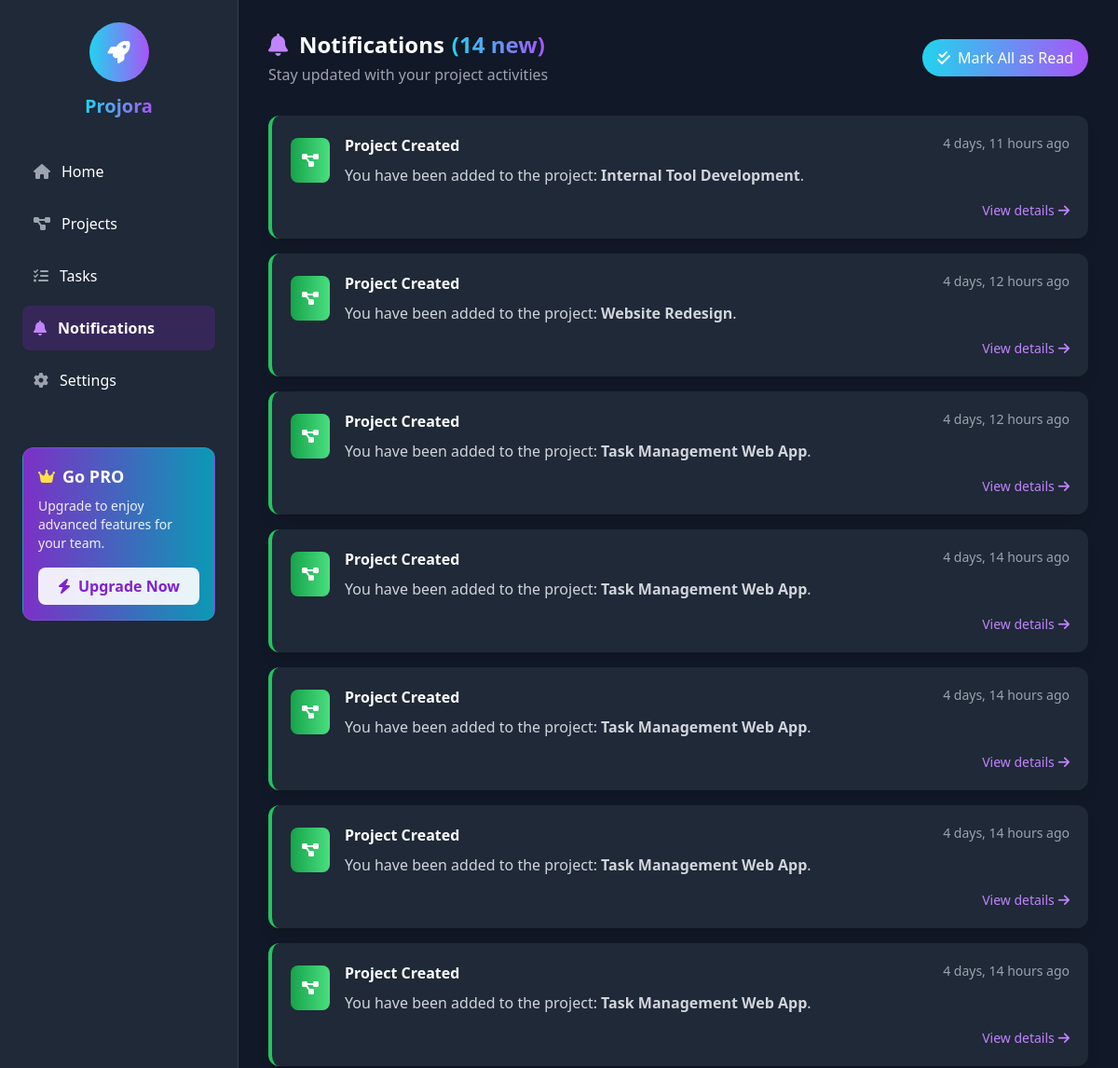
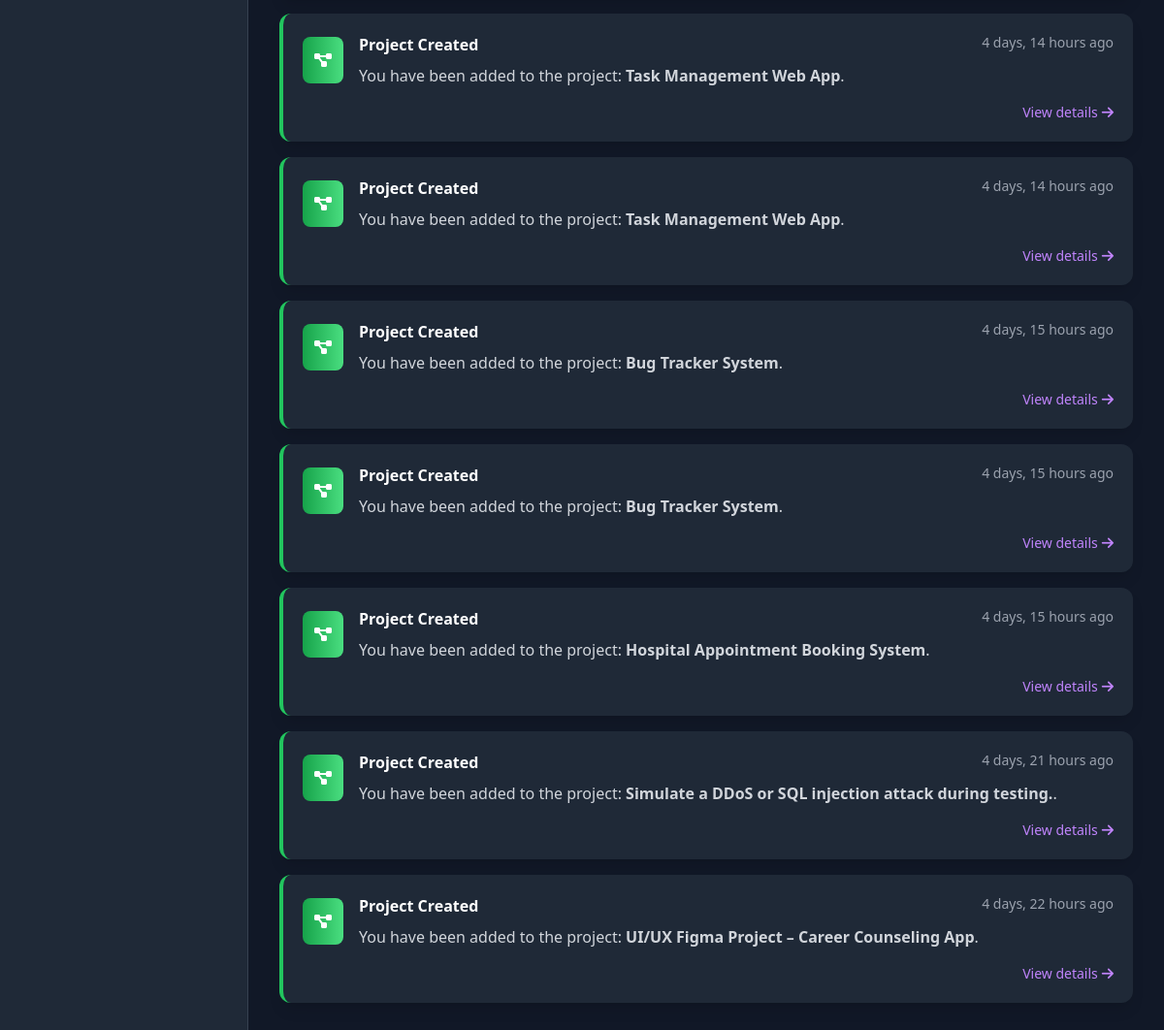
Page /notifications/notification/ (signed in) on the committed database (2 pictures, top to bottom).
### notification/models.py (models this page shows, shortened)
class Notification(models.Model):
    NOTIFICATION_TYPES = [
        ('task_assigned', 'Task Assigned'),
        ('project_created', 'Project Created'),
        ('deadline_alert', 'Deadline Alert'),
    ]
    user = models.ForeignKey(
        settings.AUTH_USER_MODEL,
        on_delete=models.CASCADE,
        related_name='notifications'  # ✅ Required for template access
    )
    message = models.TextField()
    is_read = models.BooleanField(default=False)
    created_at = models.DateTimeField(auto_now_add=True)
    notification_type = models.CharField(max_length=30, choices=NOTIFICATION_TYPES, default='project_created')
    link = models.URLField(blank=True, null=True)

### notification/views.py (the view)
# urls.py: path('notification/', views.notification_view, name='notification'),
@login_required
def notification_view(request):
    notifications = Notification.objects.filter(user=request.user).order_by('-created_at')
    unread_notifications = notifications.filter(is_read=False)
    notification_count = unread_notifications.count()
    return render(request, 'notification/notification.html', {
        'notifications': notifications,
        'unread_notifications': unread_notifications,
        'notification_count': notification_count
    })

### users/context_processors.py (called while the page is built)
def user_roles(request):
    user = request.user
    is_admin = False
    if user.is_authenticated:
        user_groups = user.groups.values_list('name', flat=True)
        is_admin = 'Admin' in user_groups
    return {
        'is_admin': is_admin
    }

### notification/templates/notification/notification.html (shortened to what this page needs)
{% load static %}
<!DOCTYPE html>
<html lang="en">
<head>
    <script src="https://cdn.tailwindcss.com"></script>
    <link rel="stylesheet" href="https://cdnjs.cloudflare.com/ajax/libs/font-awesome/6.4.0/css/all.min.css">
</head>
<body class="bg-gray-900 text-white">
<div class="flex min-h-screen">
    <aside class="bg-gray-800 text-white w-64 min-h-screen p-6 border-r border-gray-700 sticky top-0">
       <div class="mb-8 flex flex-col items-center">
        <div class="w-16 h-16 rounded-full bg-gradient-to-r from-cyan-400 to-purple-500 flex items-center justify-center mb-3 hover:rotate-12 transition-transform">
          <i class="fas fa-rocket text-2xl text-white"></i>
        </div>
        <h1 class="text-xl font-bold bg-gradient-to-r from-cyan-400 to-purple-500 text-transparent bg-clip-text">Projora</h1>
      </div>
        <nav>
            <ul class="space-y-2">
                <li>
                    {% if is_admin %}
                        <a href="{% url 'users:admin_dashboard' %}" class="flex items-center p-3 rounded-lg hover:bg-purple-800/50 transition-colors">
                            <i class="fas fa-home mr-3 text-gray-400"></i>
                            <span>Home</span>
                        </a>
                    {% else %}
                        <a href="{% url 'dashboard' %}" class="flex items-center p-3 rounded-lg hover:bg-purple-800/50 transition-colors">
                            <i class="fas fa-home mr-3 text-gray-400"></i>
                            <span>Home</span>
                        </a>
                    {% endif %}
                </li>
                <li>
                    <a href="{% url 'project:project_tab' %}" class="flex items-center p-3 rounded-lg hover:bg-purple-800/50 transition-colors">
                        <i class="fas fa-project-diagram mr-3 text-gray-400"></i>
                        <span>Projects</span>
                    </a>
                </li>
                <li>
                    <a href="{% url 'tasks:tasks_tab' %}" class="flex items-center p-3 rounded-lg hover:bg-purple-800/50 transition-colors">
                        <i class="fas fa-tasks mr-3 text-gray-400"></i>
                        <span>Tasks</span>
                    </a>
                </li>
                <li>
                    <a href="{% url 'notification:notification' %}" class="flex items-center p-3 rounded-lg bg-purple-800/30 font-semibold transition-colors">
                        <i class="fas fa-bell mr-3 text-purple-400"></i>
                        <span>Notifications</span>
                    </a>
                </li>
                <li>
                    <a href="{% url 'users:settings' %}" class="flex items-center p-3 rounded-lg hover:bg-purple-800/50 transition-colors">
                        <i class="fas fa-cog mr-3 text-gray-400"></i>
                        <span>Settings</span>
                    </a>
                </li>
            </ul>
        </nav>
        <div class="bg-gradient-to-r from-purple-600/80 to-cyan-500/80 p-4 rounded-xl mt-12 border border-purple-400/20">
            <div class="flex items-center">
                <i class="fas fa-crown text-yellow-300 mr-2"></i>
                <h3 class="font-bold text-lg">Go PRO</h3>
            </div>
            <p class="text-sm mt-2 opacity-90">Upgrade to enjoy advanced features for your team.</p>
            <button class="w-full bg-white/90 text-purple-700 px-4 py-2 mt-4 rounded-lg font-semibold hover:bg-white transition-colors flex items-center justify-center">
                <i class="fas fa-bolt mr-2"></i>
                Upgrade Now
            </button>
        </div>
    </aside>
    <div class="flex-1 p-8">
        <header class="flex flex-col md:flex-row justify-between items-start md:items-center mb-8 gap-4">
            <div>
                <h1 class="text-2xl font-bold flex items-center">
                    <i class="fas fa-bell mr-3 text-purple-400"></i>
                    Notifications
                    <span class="bg-gradient-to-r from-cyan-400 to-purple-500 text-transparent bg-clip-text ml-2">
                    </span>
                </h1>
                <p class="text-gray-400 mt-1">Stay updated with your project activities</p>
            </div>
            <div class="flex gap-4">
                <a href="{% url 'notification:mark_all_as_read' %}"
                   class="bg-gradient-to-r from-cyan-400 to-purple-500 text-white px-4 py-2 rounded-full hover:scale-105 transition-transform flex items-center">
                    <i class="fas fa-check-double mr-2"></i>
                    Mark All as Read
                </a>
            </div>
        </header>
        <div class="grid grid-cols-1 gap-4">
            {% for notification in notifications %}
            <div class="notification-card bg-gray-800 p-5 rounded-xl shadow-lg border-l-4
                {% if notification.notification_type == 'task_assigned' %} border-purple-500
                {% elif notification.notification_type == 'deadline_alert' %} border-red-500
                {% elif notification.notification_type == 'project_created' %} border-green-500
                {% else %} border-gray-700 {% endif %}">
                <div class="flex items-start gap-4">
                    <div class="relative mt-1">
                        <div class="notification-type-icon bg-gradient-to-r
                            {% if notification.notification_type == 'task_assigned' %} from-purple-600 to-purple-400
                            {% elif notification.notification_type == 'deadline_alert' %} from-red-600 to-red-400
                            {% elif notification.notification_type == 'project_created' %} from-green-600 to-green-400
                            {% else %} from-gray-600 to-gray-400 {% endif %}
                            p-3 rounded-lg">
                            {% if notification.notification_type == 'task_assigned' %}
                                <i class="fas fa-tasks text-white"></i>
                            {% elif notification.notification_type == 'project_created' %}
                                <i class="fas fa-project-diagram text-white"></i>
                            {% elif notification.notification_type == 'deadline_alert' %}
                                <i class="fas fa-clock text-white"></i>
                            {% else %}
                                <i class="fas fa-info-circle text-white"></i>
                            {% endif %}
                        </div>
                    </div>
                    <div class="flex-1">
                        <div class="flex justify-between items-start">
                            <h3 class="text-white font-semibold">{{ notification.get_notification_type_display }}</h3>
                            <span class="text-sm text-gray-400">{{ notification.created_at|timesince }} ago</span>
                        </div>
                        <p class="text-gray-300 mt-2">{{ notification.message|safe }}</p>
                        {% if notification.link %}
                        <div class="mt-4 flex justify-end">
                            <a href="{{ notification.link }}"
                               class="text-purple-400 hover:text-cyan-400 transition-colors flex items-center text-sm">
                                View details <i class="fas fa-arrow-right ml-1"></i>
                            </a>
                        </div>
                        {% endif %}
                    </div>
                </div>
            </div>
            {% endfor %}
        </div>
    </div>
</div>
</body>
</html>

### notification/templates/notification/notification.html (style rules this page uses)
.notification-card { animation: slideIn 0.4s ease forwards; opacity: 0; transition: all 0.3s ease; }
.notification-type-icon { transition: all 0.3s ease; }

### rows in the picture
Notification: notification_type "Project Created", created_at "4 days, 11 hours", message "You have been added to the project: Internal Tool Development ."
Notification: notification_type "Project Created", created_at "4 days, 12 hours", message "You have been added to the project: Website Redesign ."
Notification: notification_type "Project Created", created_at "4 days, 12 hours", message "You have been added to the project: Task Management Web App ."
Notification: notification_type "Project Created", created_at "4 days, 14 hours", message "You have been added to the project: Task Management Web App ."
Notification: notification_type "Project Created", created_at "4 days, 14 hours", message "You have been added to the project: Task Management Web App ."
Notification: notification_type "Project Created", created_at "4 days, 14 hours", message "You have been added to the project: Task Management Web App ."
Notification: notification_type "Project Created", created_at "4 days, 14 hours", message "You have been added to the project: Task Management Web App ."
Notification: notification_type "Project Created", created_at "4 days, 14 hours", message "You have been added to the project: Task Management Web App ."
Notification: notification_type "Project Created", created_at "4 days, 14 hours", message "You have been added to the project: Task Management Web App ."
Notification: notification_type "Project Created", created_at "4 days, 15 hours", message "You have been added to the project: Bug Tracker System ."
Notification: notification_type "Project Created", created_at "4 days, 15 hours", message "You have been added to the project: Bug Tracker System ."
Notification: notification_type "Project Created", created_at "4 days, 15 hours", message "You have been added to the project: Hospital Appointment Booking System ."
Notification: notification_type "Project Created", created_at "4 days, 21 hours", message "You have been added to the project: Simulate a DDoS or SQL injection attack during testing. ."
Notification: notification_type "Project Created", created_at "4 days, 22 hours", message "You have been added to the project: UI/UX Figma Project – Career Counseling App ."
